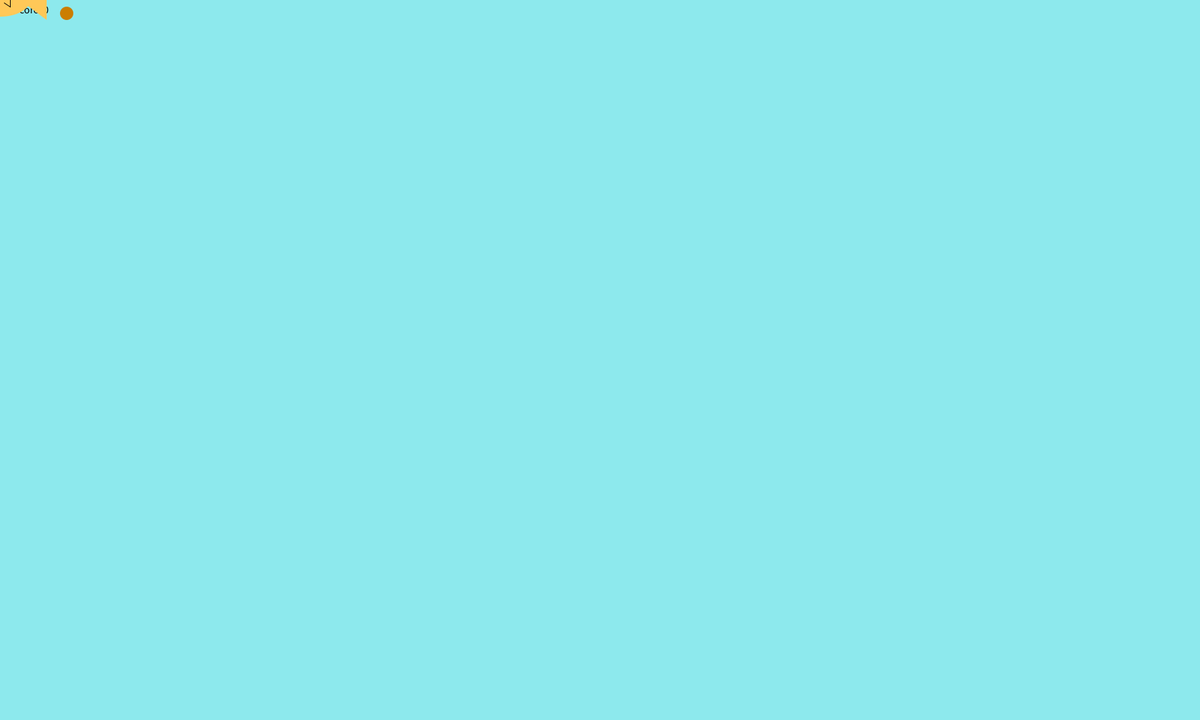
Frame 1 (no input)
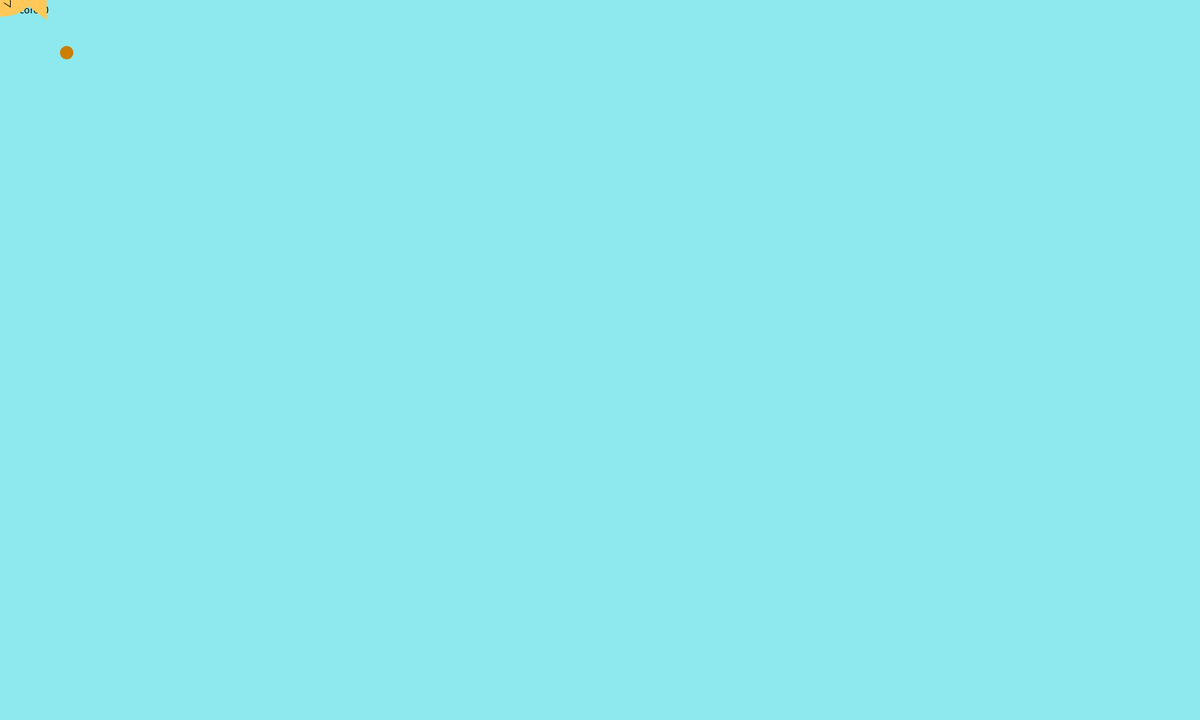
Frame 60 (the mouse pressed at the canvas centre just before this capture)
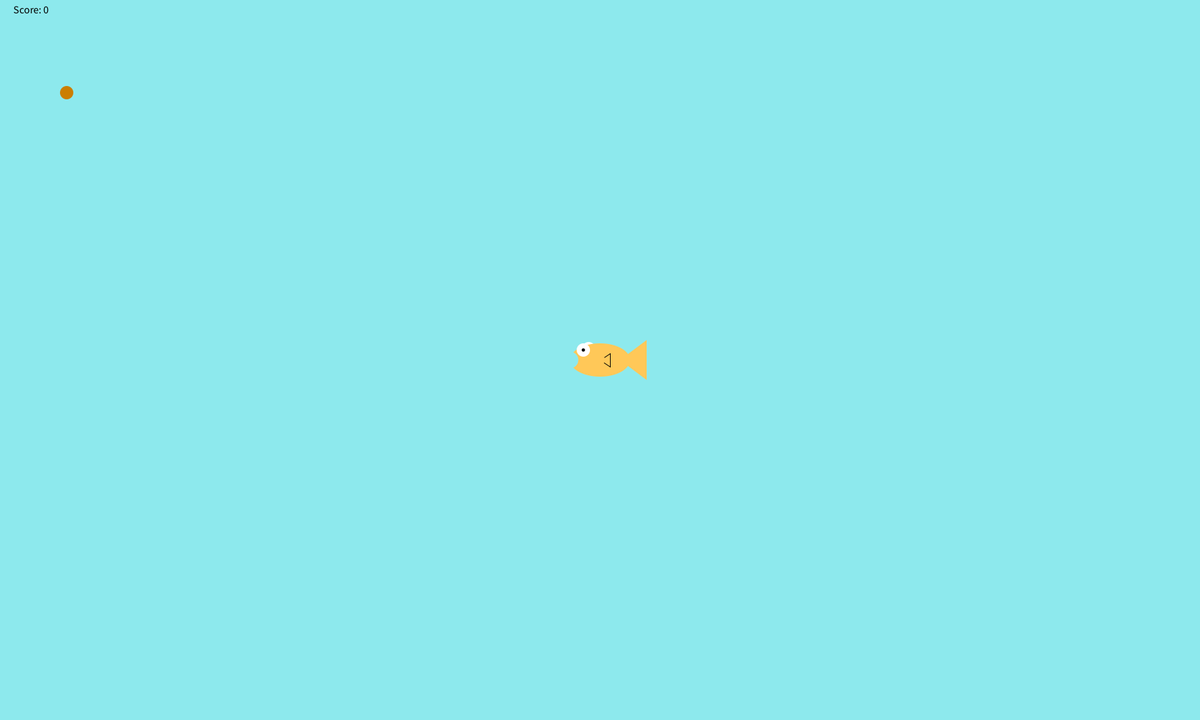
Frame 120 (the mouse held since frame 60 and released just before this capture)

The Processing sketch that drew these frames (run headless with seeded random() and noise(); from frame 60 on, the mouse is pressed at the canvas centre):

// Processing sketch: sketch_180621a
// ── sketch_180621a.pde
int foodX = 100;
int foodY = 20;
int score;
void setup() {
size(1800,1080);
}
void draw() {
  fill(0, 0, 0);
textSize(16);
text("Score: " + score, 20, 20);
  background(141,233,237);
  if (score<25) {

fill(#CB7E00);
noStroke();

ellipse(foodX, foodY, 20, 20); 
foodY+=score+1;

if (foodY>1080) {
 foodY=20;
 score--;
 foodX=(int) random (width-20);

}

checkCatch(foodX, foodY);
  }
  if (score>=25) {
    textSize(100); //if it’s not big enough
   text("You won!", 700, 540);
  }
fill(0, 0, 0);
textSize(16);

text("Score: " + score, 20, 20);
 drawFish();
}
void drawFish(){
     noStroke();
     fill(255,255,255);
     ellipse(mouseX-17,mouseY-17,20,20); //back side eye
     fill(255,200,88);
     ellipse(mouseX,mouseY,90,50); //body
     triangle(mouseX+30,mouseY,mouseX+70,mouseY+30,mouseX+70,mouseY-30); //tail
     stroke(0);
     triangle(mouseX,mouseY,mouseX+15,mouseY+10,mouseX+15,mouseY-10); //side fin
     noStroke();
     fill(255,200,88);
     ellipse(mouseX,mouseY,15,15); //side fin cover
     noStroke();
     fill(255,255,255);
     ellipse(mouseX-25,mouseY-15,20,20); //front eye
     fill(0,0,0);
     ellipse(mouseX-25,mouseY-15,5,5); //pupil
     fill(141,233,237);
     ellipse(mouseX-45,mouseY,25,25); //mouth
}
void checkCatch(int x, int y){
     if(x > mouseX-50 && x < mouseX+70){
          if(y > mouseY-17 && y < mouseY+30){
               score++;
               foodY = 20; //if the food was eaten, make more food fall from the top
               foodX = (int) random(width-20);
          }
     }
   
}
